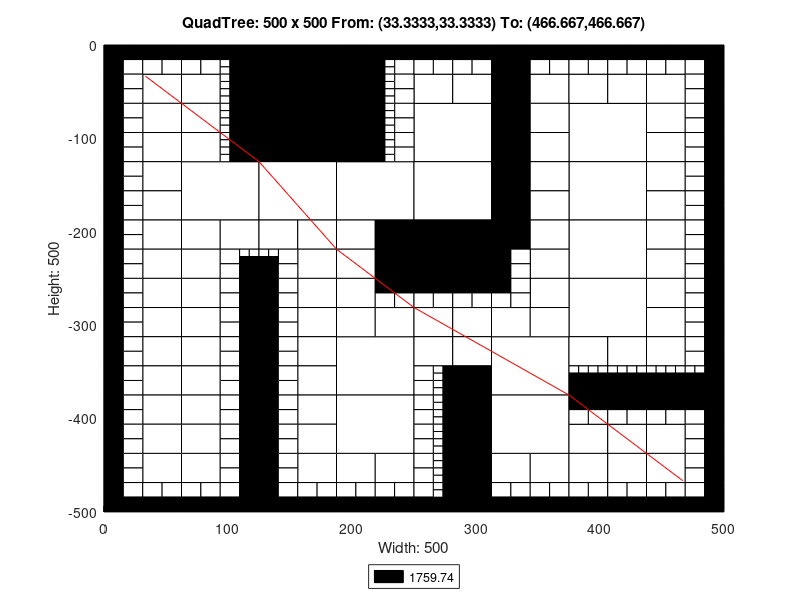

Write the MATLAB code that produced this figure.
axis([0 500 -500 0]);
title('QuadTree: 500 x 500 From: (33.3333,33.3333) To: (466.667,466.667)');
xlabel('Width: 500');
ylabel('Height: 500');
rectangle('Position',[125 -62.5 62.5 62.5], 'FaceColor',[0 0 0]);
rectangle('Position',[125 -125 62.5 62.5], 'FaceColor',[0 0 0]);
rectangle('Position',[62.5 -187.5 62.5 62.5], 'FaceColor',[1 1 1]);
rectangle('Position',[125 -187.5 62.5 62.5], 'FaceColor',[1 1 1]);
rectangle('Position',[187.5 -187.5 62.5 62.5], 'FaceColor',[1 1 1]);
rectangle('Position',[250 -125 62.5 62.5], 'FaceColor',[1 1 1]);
rectangle('Position',[375 -125 62.5 62.5], 'FaceColor',[1 1 1]);
rectangle('Position',[250 -187.5 62.5 62.5], 'FaceColor',[1 1 1]);
rectangle('Position',[250 -250 62.5 62.5], 'FaceColor',[0 0 0]);
rectangle('Position',[375 -187.5 62.5 62.5], 'FaceColor',[1 1 1]);
rectangle('Position',[375 -250 62.5 62.5], 'FaceColor',[1 1 1]);
rectangle('Position',[187.5 -375 62.5 62.5], 'FaceColor',[1 1 1]);
rectangle('Position',[187.5 -437.5 62.5 62.5], 'FaceColor',[1 1 1]);
rectangle('Position',[312.5 -375 62.5 62.5], 'FaceColor',[1 1 1]);
rectangle('Position',[375 -312.5 62.5 62.5], 'FaceColor',[1 1 1]);
rectangle('Position',[312.5 -437.5 62.5 62.5], 'FaceColor',[1 1 1]);
rectangle('Position',[31.25 -62.5 31.25 31.25], 'FaceColor',[1 1 1]);
rectangle('Position',[62.5 -62.5 31.25 31.25], 'FaceColor',[1 1 1]);
rectangle('Position',[31.25 -93.75 31.25 31.25], 'FaceColor',[1 1 1]);
rectangle('Position',[31.25 -125 31.25 31.25], 'FaceColor',[1 1 1]);
rectangle('Position',[62.5 -93.75 31.25 31.25], 'FaceColor',[1 1 1]);
rectangle('Position',[62.5 -125 31.25 31.25], 'FaceColor',[1 1 1]);
rectangle('Position',[187.5 -31.25 31.25 31.25], 'FaceColor',[0 0 0]);
rectangle('Position',[187.5 -62.5 31.25 31.25], 'FaceColor',[0 0 0]);
rectangle('Position',[187.5 -93.75 31.25 31.25], 'FaceColor',[0 0 0]);
rectangle('Position',[187.5 -125 31.25 31.25], 'FaceColor',[0 0 0]);
rectangle('Position',[31.25 -156.25 31.25 31.25], 'FaceColor',[1 1 1]);
rectangle('Position',[31.25 -187.5 31.25 31.25], 'FaceColor',[1 1 1]);
rectangle('Position',[31.25 -218.75 31.25 31.25], 'FaceColor',[1 1 1]);
rectangle('Position',[31.25 -250 31.25 31.25], 'FaceColor',[1 1 1]);
rectangle('Position',[62.5 -218.75 31.25 31.25], 'FaceColor',[1 1 1]);
rectangle('Position',[93.75 -218.75 31.25 31.25], 'FaceColor',[1 1 1]);
rectangle('Position',[62.5 -250 31.25 31.25], 'FaceColor',[1 1 1]);
rectangle('Position',[125 -218.75 31.25 31.25], 'FaceColor',[1 1 1]);
rectangle('Position',[156.25 -218.75 31.25 31.25], 'FaceColor',[1 1 1]);
rectangle('Position',[156.25 -250 31.25 31.25], 'FaceColor',[1 1 1]);
rectangle('Position',[187.5 -218.75 31.25 31.25], 'FaceColor',[1 1 1]);
rectangle('Position',[218.75 -218.75 31.25 31.25], 'FaceColor',[0 0 0]);
rectangle('Position',[187.5 -250 31.25 31.25], 'FaceColor',[1 1 1]);
rectangle('Position',[218.75 -250 31.25 31.25], 'FaceColor',[0 0 0]);
rectangle('Position',[250 -62.5 31.25 31.25], 'FaceColor',[1 1 1]);
rectangle('Position',[281.25 -62.5 31.25 31.25], 'FaceColor',[1 1 1]);
rectangle('Position',[312.5 -31.25 31.25 31.25], 'FaceColor',[0 0 0]);
rectangle('Position',[312.5 -62.5 31.25 31.25], 'FaceColor',[0 0 0]);
rectangle('Position',[343.75 -62.5 31.25 31.25], 'FaceColor',[1 1 1]);
rectangle('Position',[312.5 -93.75 31.25 31.25], 'FaceColor',[0 0 0]);
rectangle('Position',[343.75 -93.75 31.25 31.25], 'FaceColor',[1 1 1]);
rectangle('Position',[312.5 -125 31.25 31.25], 'FaceColor',[0 0 0]);
rectangle('Position',[343.75 -125 31.25 31.25], 'FaceColor',[1 1 1]);
rectangle('Position',[375 -62.5 31.25 31.25], 'FaceColor',[1 1 1]);
rectangle('Position',[406.25 -62.5 31.25 31.25], 'FaceColor',[1 1 1]);
rectangle('Position',[437.5 -62.5 31.25 31.25], 'FaceColor',[1 1 1]);
rectangle('Position',[437.5 -93.75 31.25 31.25], 'FaceColor',[1 1 1]);
rectangle('Position',[437.5 -125 31.25 31.25], 'FaceColor',[1 1 1]);
rectangle('Position',[312.5 -156.25 31.25 31.25], 'FaceColor',[0 0 0]);
rectangle('Position',[343.75 -156.25 31.25 31.25], 'FaceColor',[1 1 1]);
rectangle('Position',[312.5 -187.5 31.25 31.25], 'FaceColor',[0 0 0]);
rectangle('Position',[343.75 -187.5 31.25 31.25], 'FaceColor',[1 1 1]);
rectangle('Position',[312.5 -218.75 31.25 31.25], 'FaceColor',[0 0 0]);
rectangle('Position',[343.75 -218.75 31.25 31.25], 'FaceColor',[1 1 1]);
rectangle('Position',[343.75 -250 31.25 31.25], 'FaceColor',[1 1 1]);
rectangle('Position',[437.5 -156.25 31.25 31.25], 'FaceColor',[1 1 1]);
rectangle('Position',[437.5 -187.5 31.25 31.25], 'FaceColor',[1 1 1]);
rectangle('Position',[437.5 -218.75 31.25 31.25], 'FaceColor',[1 1 1]);
rectangle('Position',[437.5 -250 31.25 31.25], 'FaceColor',[1 1 1]);
rectangle('Position',[31.25 -281.25 31.25 31.25], 'FaceColor',[1 1 1]);
rectangle('Position',[31.25 -312.5 31.25 31.25], 'FaceColor',[1 1 1]);
rectangle('Position',[62.5 -281.25 31.25 31.25], 'FaceColor',[1 1 1]);
rectangle('Position',[62.5 -312.5 31.25 31.25], 'FaceColor',[1 1 1]);
rectangle('Position',[31.25 -343.75 31.25 31.25], 'FaceColor',[1 1 1]);
rectangle('Position',[31.25 -375 31.25 31.25], 'FaceColor',[1 1 1]);
rectangle('Position',[62.5 -343.75 31.25 31.25], 'FaceColor',[1 1 1]);
rectangle('Position',[62.5 -375 31.25 31.25], 'FaceColor',[1 1 1]);
rectangle('Position',[156.25 -281.25 31.25 31.25], 'FaceColor',[1 1 1]);
rectangle('Position',[156.25 -312.5 31.25 31.25], 'FaceColor',[1 1 1]);
rectangle('Position',[187.5 -281.25 31.25 31.25], 'FaceColor',[1 1 1]);
rectangle('Position',[187.5 -312.5 31.25 31.25], 'FaceColor',[1 1 1]);
rectangle('Position',[218.75 -312.5 31.25 31.25], 'FaceColor',[1 1 1]);
rectangle('Position',[156.25 -343.75 31.25 31.25], 'FaceColor',[1 1 1]);
rectangle('Position',[156.25 -375 31.25 31.25], 'FaceColor',[1 1 1]);
rectangle('Position',[31.25 -406.25 31.25 31.25], 'FaceColor',[1 1 1]);
rectangle('Position',[31.25 -437.5 31.25 31.25], 'FaceColor',[1 1 1]);
rectangle('Position',[62.5 -406.25 31.25 31.25], 'FaceColor',[1 1 1]);
rectangle('Position',[62.5 -437.5 31.25 31.25], 'FaceColor',[1 1 1]);
rectangle('Position',[31.25 -468.75 31.25 31.25], 'FaceColor',[1 1 1]);
rectangle('Position',[62.5 -468.75 31.25 31.25], 'FaceColor',[1 1 1]);
rectangle('Position',[156.25 -406.25 31.25 31.25], 'FaceColor',[1 1 1]);
rectangle('Position',[156.25 -437.5 31.25 31.25], 'FaceColor',[1 1 1]);
rectangle('Position',[156.25 -468.75 31.25 31.25], 'FaceColor',[1 1 1]);
rectangle('Position',[187.5 -468.75 31.25 31.25], 'FaceColor',[1 1 1]);
rectangle('Position',[218.75 -468.75 31.25 31.25], 'FaceColor',[1 1 1]);
rectangle('Position',[250 -312.5 31.25 31.25], 'FaceColor',[1 1 1]);
rectangle('Position',[281.25 -312.5 31.25 31.25], 'FaceColor',[1 1 1]);
rectangle('Position',[343.75 -281.25 31.25 31.25], 'FaceColor',[1 1 1]);
rectangle('Position',[312.5 -312.5 31.25 31.25], 'FaceColor',[1 1 1]);
rectangle('Position',[343.75 -312.5 31.25 31.25], 'FaceColor',[1 1 1]);
rectangle('Position',[250 -343.75 31.25 31.25], 'FaceColor',[1 1 1]);
rectangle('Position',[281.25 -343.75 31.25 31.25], 'FaceColor',[1 1 1]);
rectangle('Position',[281.25 -375 31.25 31.25], 'FaceColor',[0 0 0]);
rectangle('Position',[437.5 -281.25 31.25 31.25], 'FaceColor',[1 1 1]);
rectangle('Position',[437.5 -312.5 31.25 31.25], 'FaceColor',[1 1 1]);
rectangle('Position',[375 -343.75 31.25 31.25], 'FaceColor',[1 1 1]);
rectangle('Position',[406.25 -343.75 31.25 31.25], 'FaceColor',[1 1 1]);
rectangle('Position',[437.5 -343.75 31.25 31.25], 'FaceColor',[1 1 1]);
rectangle('Position',[281.25 -406.25 31.25 31.25], 'FaceColor',[0 0 0]);
rectangle('Position',[281.25 -437.5 31.25 31.25], 'FaceColor',[0 0 0]);
rectangle('Position',[281.25 -468.75 31.25 31.25], 'FaceColor',[0 0 0]);
rectangle('Position',[281.25 -500 31.25 31.25], 'FaceColor',[0 0 0]);
rectangle('Position',[312.5 -468.75 31.25 31.25], 'FaceColor',[1 1 1]);
rectangle('Position',[343.75 -468.75 31.25 31.25], 'FaceColor',[1 1 1]);
rectangle('Position',[375 -437.5 31.25 31.25], 'FaceColor',[1 1 1]);
rectangle('Position',[406.25 -437.5 31.25 31.25], 'FaceColor',[1 1 1]);
rectangle('Position',[437.5 -437.5 31.25 31.25], 'FaceColor',[1 1 1]);
rectangle('Position',[375 -468.75 31.25 31.25], 'FaceColor',[1 1 1]);
rectangle('Position',[406.25 -468.75 31.25 31.25], 'FaceColor',[1 1 1]);
rectangle('Position',[437.5 -468.75 31.25 31.25], 'FaceColor',[1 1 1]);
rectangle('Position',[0 -15.625 15.625 15.625], 'FaceColor',[0 0 0]);
rectangle('Position',[15.625 -15.625 15.625 15.625], 'FaceColor',[0 0 0]);
rectangle('Position',[0 -31.25 15.625 15.625], 'FaceColor',[0 0 0]);
rectangle('Position',[15.625 -31.25 15.625 15.625], 'FaceColor',[1 1 1]);
rectangle('Position',[31.25 -15.625 15.625 15.625], 'FaceColor',[0 0 0]);
rectangle('Position',[46.875 -15.625 15.625 15.625], 'FaceColor',[0 0 0]);
rectangle('Position',[31.25 -31.25 15.625 15.625], 'FaceColor',[1 1 1]);
rectangle('Position',[46.875 -31.25 15.625 15.625], 'FaceColor',[1 1 1]);
rectangle('Position',[0 -46.875 15.625 15.625], 'FaceColor',[0 0 0]);
rectangle('Position',[15.625 -46.875 15.625 15.625], 'FaceColor',[1 1 1]);
rectangle('Position',[0 -62.5 15.625 15.625], 'FaceColor',[0 0 0]);
rectangle('Position',[15.625 -62.5 15.625 15.625], 'FaceColor',[1 1 1]);
rectangle('Position',[62.5 -15.625 15.625 15.625], 'FaceColor',[0 0 0]);
rectangle('Position',[78.125 -15.625 15.625 15.625], 'FaceColor',[0 0 0]);
rectangle('Position',[62.5 -31.25 15.625 15.625], 'FaceColor',[1 1 1]);
rectangle('Position',[78.125 -31.25 15.625 15.625], 'FaceColor',[1 1 1]);
rectangle('Position',[93.75 -15.625 15.625 15.625], 'FaceColor',[0 0 0]);
rectangle('Position',[109.375 -15.625 15.625 15.625], 'FaceColor',[0 0 0]);
rectangle('Position',[109.375 -31.25 15.625 15.625], 'FaceColor',[0 0 0]);
rectangle('Position',[109.375 -46.875 15.625 15.625], 'FaceColor',[0 0 0]);
rectangle('Position',[109.375 -62.5 15.625 15.625], 'FaceColor',[0 0 0]);
rectangle('Position',[0 -78.125 15.625 15.625], 'FaceColor',[0 0 0]);
rectangle('Position',[15.625 -78.125 15.625 15.625], 'FaceColor',[1 1 1]);
rectangle('Position',[0 -93.75 15.625 15.625], 'FaceColor',[0 0 0]);
rectangle('Position',[15.625 -93.75 15.625 15.625], 'FaceColor',[1 1 1]);
rectangle('Position',[0 -109.375 15.625 15.625], 'FaceColor',[0 0 0]);
rectangle('Position',[15.625 -109.375 15.625 15.625], 'FaceColor',[1 1 1]);
rectangle('Position',[0 -125 15.625 15.625], 'FaceColor',[0 0 0]);
rectangle('Position',[15.625 -125 15.625 15.625], 'FaceColor',[1 1 1]);
rectangle('Position',[109.375 -78.125 15.625 15.625], 'FaceColor',[0 0 0]);
rectangle('Position',[109.375 -93.75 15.625 15.625], 'FaceColor',[0 0 0]);
rectangle('Position',[109.375 -109.375 15.625 15.625], 'FaceColor',[0 0 0]);
rectangle('Position',[109.375 -125 15.625 15.625], 'FaceColor',[0 0 0]);
rectangle('Position',[218.75 -15.625 15.625 15.625], 'FaceColor',[0 0 0]);
rectangle('Position',[234.375 -15.625 15.625 15.625], 'FaceColor',[0 0 0]);
rectangle('Position',[234.375 -31.25 15.625 15.625], 'FaceColor',[1 1 1]);
rectangle('Position',[234.375 -46.875 15.625 15.625], 'FaceColor',[1 1 1]);
rectangle('Position',[234.375 -62.5 15.625 15.625], 'FaceColor',[1 1 1]);
rectangle('Position',[234.375 -78.125 15.625 15.625], 'FaceColor',[1 1 1]);
rectangle('Position',[234.375 -93.75 15.625 15.625], 'FaceColor',[1 1 1]);
rectangle('Position',[234.375 -109.375 15.625 15.625], 'FaceColor',[1 1 1]);
rectangle('Position',[234.375 -125 15.625 15.625], 'FaceColor',[1 1 1]);
rectangle('Position',[0 -140.625 15.625 15.625], 'FaceColor',[0 0 0]);
rectangle('Position',[15.625 -140.625 15.625 15.625], 'FaceColor',[1 1 1]);
rectangle('Position',[0 -156.25 15.625 15.625], 'FaceColor',[0 0 0]);
rectangle('Position',[15.625 -156.25 15.625 15.625], 'FaceColor',[1 1 1]);
rectangle('Position',[0 -171.875 15.625 15.625], 'FaceColor',[0 0 0]);
rectangle('Position',[15.625 -171.875 15.625 15.625], 'FaceColor',[1 1 1]);
rectangle('Position',[0 -187.5 15.625 15.625], 'FaceColor',[0 0 0]);
rectangle('Position',[15.625 -187.5 15.625 15.625], 'FaceColor',[1 1 1]);
rectangle('Position',[0 -203.125 15.625 15.625], 'FaceColor',[0 0 0]);
rectangle('Position',[15.625 -203.125 15.625 15.625], 'FaceColor',[1 1 1]);
rectangle('Position',[0 -218.75 15.625 15.625], 'FaceColor',[0 0 0]);
rectangle('Position',[15.625 -218.75 15.625 15.625], 'FaceColor',[1 1 1]);
rectangle('Position',[0 -234.375 15.625 15.625], 'FaceColor',[0 0 0]);
rectangle('Position',[15.625 -234.375 15.625 15.625], 'FaceColor',[1 1 1]);
rectangle('Position',[0 -250 15.625 15.625], 'FaceColor',[0 0 0]);
rectangle('Position',[15.625 -250 15.625 15.625], 'FaceColor',[1 1 1]);
rectangle('Position',[93.75 -234.375 15.625 15.625], 'FaceColor',[1 1 1]);
rectangle('Position',[93.75 -250 15.625 15.625], 'FaceColor',[1 1 1]);
rectangle('Position',[109.375 -250 15.625 15.625], 'FaceColor',[0 0 0]);
rectangle('Position',[140.625 -234.375 15.625 15.625], 'FaceColor',[1 1 1]);
rectangle('Position',[125 -250 15.625 15.625], 'FaceColor',[0 0 0]);
rectangle('Position',[140.625 -250 15.625 15.625], 'FaceColor',[1 1 1]);
rectangle('Position',[250 -15.625 15.625 15.625], 'FaceColor',[0 0 0]);
rectangle('Position',[265.625 -15.625 15.625 15.625], 'FaceColor',[0 0 0]);
rectangle('Position',[250 -31.25 15.625 15.625], 'FaceColor',[1 1 1]);
rectangle('Position',[265.625 -31.25 15.625 15.625], 'FaceColor',[1 1 1]);
rectangle('Position',[281.25 -15.625 15.625 15.625], 'FaceColor',[0 0 0]);
rectangle('Position',[296.875 -15.625 15.625 15.625], 'FaceColor',[0 0 0]);
rectangle('Position',[281.25 -31.25 15.625 15.625], 'FaceColor',[1 1 1]);
rectangle('Position',[296.875 -31.25 15.625 15.625], 'FaceColor',[1 1 1]);
rectangle('Position',[343.75 -15.625 15.625 15.625], 'FaceColor',[0 0 0]);
rectangle('Position',[359.375 -15.625 15.625 15.625], 'FaceColor',[0 0 0]);
rectangle('Position',[343.75 -31.25 15.625 15.625], 'FaceColor',[1 1 1]);
rectangle('Position',[359.375 -31.25 15.625 15.625], 'FaceColor',[1 1 1]);
rectangle('Position',[375 -15.625 15.625 15.625], 'FaceColor',[0 0 0]);
rectangle('Position',[390.625 -15.625 15.625 15.625], 'FaceColor',[0 0 0]);
rectangle('Position',[375 -31.25 15.625 15.625], 'FaceColor',[1 1 1]);
rectangle('Position',[390.625 -31.25 15.625 15.625], 'FaceColor',[1 1 1]);
rectangle('Position',[406.25 -15.625 15.625 15.625], 'FaceColor',[0 0 0]);
rectangle('Position',[421.875 -15.625 15.625 15.625], 'FaceColor',[0 0 0]);
rectangle('Position',[406.25 -31.25 15.625 15.625], 'FaceColor',[1 1 1]);
rectangle('Position',[421.875 -31.25 15.625 15.625], 'FaceColor',[1 1 1]);
rectangle('Position',[437.5 -15.625 15.625 15.625], 'FaceColor',[0 0 0]);
rectangle('Position',[453.125 -15.625 15.625 15.625], 'FaceColor',[0 0 0]);
rectangle('Position',[437.5 -31.25 15.625 15.625], 'FaceColor',[1 1 1]);
rectangle('Position',[453.125 -31.25 15.625 15.625], 'FaceColor',[1 1 1]);
rectangle('Position',[468.75 -15.625 15.625 15.625], 'FaceColor',[0 0 0]);
rectangle('Position',[484.375 -15.625 15.625 15.625], 'FaceColor',[0 0 0]);
rectangle('Position',[468.75 -31.25 15.625 15.625], 'FaceColor',[1 1 1]);
rectangle('Position',[484.375 -31.25 15.625 15.625], 'FaceColor',[0 0 0]);
rectangle('Position',[468.75 -46.875 15.625 15.625], 'FaceColor',[1 1 1]);
rectangle('Position',[484.375 -46.875 15.625 15.625], 'FaceColor',[0 0 0]);
rectangle('Position',[468.75 -62.5 15.625 15.625], 'FaceColor',[1 1 1]);
rectangle('Position',[484.375 -62.5 15.625 15.625], 'FaceColor',[0 0 0]);
rectangle('Position',[468.75 -78.125 15.625 15.625], 'FaceColor',[1 1 1]);
rectangle('Position',[484.375 -78.125 15.625 15.625], 'FaceColor',[0 0 0]);
rectangle('Position',[468.75 -93.75 15.625 15.625], 'FaceColor',[1 1 1]);
rectangle('Position',[484.375 -93.75 15.625 15.625], 'FaceColor',[0 0 0]);
rectangle('Position',[468.75 -109.375 15.625 15.625], 'FaceColor',[1 1 1]);
rectangle('Position',[484.375 -109.375 15.625 15.625], 'FaceColor',[0 0 0]);
rectangle('Position',[468.75 -125 15.625 15.625], 'FaceColor',[1 1 1]);
rectangle('Position',[484.375 -125 15.625 15.625], 'FaceColor',[0 0 0]);
rectangle('Position',[312.5 -234.375 15.625 15.625], 'FaceColor',[0 0 0]);
rectangle('Position',[328.125 -234.375 15.625 15.625], 'FaceColor',[1 1 1]);
rectangle('Position',[312.5 -250 15.625 15.625], 'FaceColor',[0 0 0]);
rectangle('Position',[328.125 -250 15.625 15.625], 'FaceColor',[1 1 1]);
rectangle('Position',[468.75 -140.625 15.625 15.625], 'FaceColor',[1 1 1]);
rectangle('Position',[484.375 -140.625 15.625 15.625], 'FaceColor',[0 0 0]);
rectangle('Position',[468.75 -156.25 15.625 15.625], 'FaceColor',[1 1 1]);
rectangle('Position',[484.375 -156.25 15.625 15.625], 'FaceColor',[0 0 0]);
rectangle('Position',[468.75 -171.875 15.625 15.625], 'FaceColor',[1 1 1]);
rectangle('Position',[484.375 -171.875 15.625 15.625], 'FaceColor',[0 0 0]);
rectangle('Position',[468.75 -187.5 15.625 15.625], 'FaceColor',[1 1 1]);
rectangle('Position',[484.375 -187.5 15.625 15.625], 'FaceColor',[0 0 0]);
rectangle('Position',[468.75 -203.125 15.625 15.625], 'FaceColor',[1 1 1]);
rectangle('Position',[484.375 -203.125 15.625 15.625], 'FaceColor',[0 0 0]);
rectangle('Position',[468.75 -218.75 15.625 15.625], 'FaceColor',[1 1 1]);
rectangle('Position',[484.375 -218.75 15.625 15.625], 'FaceColor',[0 0 0]);
rectangle('Position',[468.75 -234.375 15.625 15.625], 'FaceColor',[1 1 1]);
rectangle('Position',[484.375 -234.375 15.625 15.625], 'FaceColor',[0 0 0]);
rectangle('Position',[468.75 -250 15.625 15.625], 'FaceColor',[1 1 1]);
rectangle('Position',[484.375 -250 15.625 15.625], 'FaceColor',[0 0 0]);
rectangle('Position',[0 -265.625 15.625 15.625], 'FaceColor',[0 0 0]);
rectangle('Position',[15.625 -265.625 15.625 15.625], 'FaceColor',[1 1 1]);
rectangle('Position',[0 -281.25 15.625 15.625], 'FaceColor',[0 0 0]);
rectangle('Position',[15.625 -281.25 15.625 15.625], 'FaceColor',[1 1 1]);
rectangle('Position',[0 -296.875 15.625 15.625], 'FaceColor',[0 0 0]);
rectangle('Position',[15.625 -296.875 15.625 15.625], 'FaceColor',[1 1 1]);
rectangle('Position',[0 -312.5 15.625 15.625], 'FaceColor',[0 0 0]);
rectangle('Position',[15.625 -312.5 15.625 15.625], 'FaceColor',[1 1 1]);
rectangle('Position',[93.75 -265.625 15.625 15.625], 'FaceColor',[1 1 1]);
rectangle('Position',[109.375 -265.625 15.625 15.625], 'FaceColor',[0 0 0]);
rectangle('Position',[93.75 -281.25 15.625 15.625], 'FaceColor',[1 1 1]);
rectangle('Position',[109.375 -281.25 15.625 15.625], 'FaceColor',[0 0 0]);
rectangle('Position',[93.75 -296.875 15.625 15.625], 'FaceColor',[1 1 1]);
rectangle('Position',[109.375 -296.875 15.625 15.625], 'FaceColor',[0 0 0]);
rectangle('Position',[93.75 -312.5 15.625 15.625], 'FaceColor',[1 1 1]);
rectangle('Position',[109.375 -312.5 15.625 15.625], 'FaceColor',[0 0 0]);
rectangle('Position',[0 -328.125 15.625 15.625], 'FaceColor',[0 0 0]);
rectangle('Position',[15.625 -328.125 15.625 15.625], 'FaceColor',[1 1 1]);
rectangle('Position',[0 -343.75 15.625 15.625], 'FaceColor',[0 0 0]);
rectangle('Position',[15.625 -343.75 15.625 15.625], 'FaceColor',[1 1 1]);
rectangle('Position',[0 -359.375 15.625 15.625], 'FaceColor',[0 0 0]);
rectangle('Position',[15.625 -359.375 15.625 15.625], 'FaceColor',[1 1 1]);
rectangle('Position',[0 -375 15.625 15.625], 'FaceColor',[0 0 0]);
rectangle('Position',[15.625 -375 15.625 15.625], 'FaceColor',[1 1 1]);
rectangle('Position',[93.75 -328.125 15.625 15.625], 'FaceColor',[1 1 1]);
rectangle('Position',[109.375 -328.125 15.625 15.625], 'FaceColor',[0 0 0]);
rectangle('Position',[93.75 -343.75 15.625 15.625], 'FaceColor',[1 1 1]);
rectangle('Position',[109.375 -343.75 15.625 15.625], 'FaceColor',[0 0 0]);
rectangle('Position',[93.75 -359.375 15.625 15.625], 'FaceColor',[1 1 1]);
rectangle('Position',[109.375 -359.375 15.625 15.625], 'FaceColor',[0 0 0]);
rectangle('Position',[93.75 -375 15.625 15.625], 'FaceColor',[1 1 1]);
rectangle('Position',[109.375 -375 15.625 15.625], 'FaceColor',[0 0 0]);
rectangle('Position',[125 -265.625 15.625 15.625], 'FaceColor',[0 0 0]);
rectangle('Position',[140.625 -265.625 15.625 15.625], 'FaceColor',[1 1 1]);
rectangle('Position',[125 -281.25 15.625 15.625], 'FaceColor',[0 0 0]);
rectangle('Position',[140.625 -281.25 15.625 15.625], 'FaceColor',[1 1 1]);
rectangle('Position',[125 -296.875 15.625 15.625], 'FaceColor',[0 0 0]);
rectangle('Position',[140.625 -296.875 15.625 15.625], 'FaceColor',[1 1 1]);
rectangle('Position',[125 -312.5 15.625 15.625], 'FaceColor',[0 0 0]);
rectangle('Position',[140.625 -312.5 15.625 15.625], 'FaceColor',[1 1 1]);
rectangle('Position',[218.75 -265.625 15.625 15.625], 'FaceColor',[0 0 0]);
rectangle('Position',[234.375 -265.625 15.625 15.625], 'FaceColor',[0 0 0]);
rectangle('Position',[218.75 -281.25 15.625 15.625], 'FaceColor',[1 1 1]);
rectangle('Position',[234.375 -281.25 15.625 15.625], 'FaceColor',[1 1 1]);
rectangle('Position',[125 -328.125 15.625 15.625], 'FaceColor',[0 0 0]);
rectangle('Position',[140.625 -328.125 15.625 15.625], 'FaceColor',[1 1 1]);
rectangle('Position',[125 -343.75 15.625 15.625], 'FaceColor',[0 0 0]);
rectangle('Position',[140.625 -343.75 15.625 15.625], 'FaceColor',[1 1 1]);
rectangle('Position',[125 -359.375 15.625 15.625], 'FaceColor',[0 0 0]);
rectangle('Position',[140.625 -359.375 15.625 15.625], 'FaceColor',[1 1 1]);
rectangle('Position',[125 -375 15.625 15.625], 'FaceColor',[0 0 0]);
rectangle('Position',[140.625 -375 15.625 15.625], 'FaceColor',[1 1 1]);
rectangle('Position',[0 -390.625 15.625 15.625], 'FaceColor',[0 0 0]);
rectangle('Position',[15.625 -390.625 15.625 15.625], 'FaceColor',[1 1 1]);
rectangle('Position',[0 -406.25 15.625 15.625], 'FaceColor',[0 0 0]);
rectangle('Position',[15.625 -406.25 15.625 15.625], 'FaceColor',[1 1 1]);
rectangle('Position',[0 -421.875 15.625 15.625], 'FaceColor',[0 0 0]);
rectangle('Position',[15.625 -421.875 15.625 15.625], 'FaceColor',[1 1 1]);
rectangle('Position',[0 -437.5 15.625 15.625], 'FaceColor',[0 0 0]);
rectangle('Position',[15.625 -437.5 15.625 15.625], 'FaceColor',[1 1 1]);
rectangle('Position',[93.75 -390.625 15.625 15.625], 'FaceColor',[1 1 1]);
rectangle('Position',[109.375 -390.625 15.625 15.625], 'FaceColor',[0 0 0]);
rectangle('Position',[93.75 -406.25 15.625 15.625], 'FaceColor',[1 1 1]);
rectangle('Position',[109.375 -406.25 15.625 15.625], 'FaceColor',[0 0 0]);
rectangle('Position',[93.75 -421.875 15.625 15.625], 'FaceColor',[1 1 1]);
rectangle('Position',[109.375 -421.875 15.625 15.625], 'FaceColor',[0 0 0]);
rectangle('Position',[93.75 -437.5 15.625 15.625], 'FaceColor',[1 1 1]);
rectangle('Position',[109.375 -437.5 15.625 15.625], 'FaceColor',[0 0 0]);
rectangle('Position',[0 -453.125 15.625 15.625], 'FaceColor',[0 0 0]);
rectangle('Position',[15.625 -453.125 15.625 15.625], 'FaceColor',[1 1 1]);
rectangle('Position',[0 -468.75 15.625 15.625], 'FaceColor',[0 0 0]);
rectangle('Position',[15.625 -468.75 15.625 15.625], 'FaceColor',[1 1 1]);
rectangle('Position',[0 -484.375 15.625 15.625], 'FaceColor',[0 0 0]);
rectangle('Position',[15.625 -484.375 15.625 15.625], 'FaceColor',[1 1 1]);
rectangle('Position',[0 -500 15.625 15.625], 'FaceColor',[0 0 0]);
rectangle('Position',[15.625 -500 15.625 15.625], 'FaceColor',[0 0 0]);
rectangle('Position',[31.25 -484.375 15.625 15.625], 'FaceColor',[1 1 1]);
rectangle('Position',[46.875 -484.375 15.625 15.625], 'FaceColor',[1 1 1]);
rectangle('Position',[31.25 -500 15.625 15.625], 'FaceColor',[0 0 0]);
rectangle('Position',[46.875 -500 15.625 15.625], 'FaceColor',[0 0 0]);
rectangle('Position',[93.75 -453.125 15.625 15.625], 'FaceColor',[1 1 1]);
rectangle('Position',[109.375 -453.125 15.625 15.625], 'FaceColor',[0 0 0]);
rectangle('Position',[93.75 -468.75 15.625 15.625], 'FaceColor',[1 1 1]);
rectangle('Position',[109.375 -468.75 15.625 15.625], 'FaceColor',[0 0 0]);
rectangle('Position',[62.5 -484.375 15.625 15.625], 'FaceColor',[1 1 1]);
rectangle('Position',[78.125 -484.375 15.625 15.625], 'FaceColor',[1 1 1]);
rectangle('Position',[62.5 -500 15.625 15.625], 'FaceColor',[0 0 0]);
rectangle('Position',[78.125 -500 15.625 15.625], 'FaceColor',[0 0 0]);
rectangle('Position',[93.75 -484.375 15.625 15.625], 'FaceColor',[1 1 1]);
rectangle('Position',[109.375 -484.375 15.625 15.625], 'FaceColor',[0 0 0]);
rectangle('Position',[93.75 -500 15.625 15.625], 'FaceColor',[0 0 0]);
rectangle('Position',[109.375 -500 15.625 15.625], 'FaceColor',[0 0 0]);
rectangle('Position',[125 -390.625 15.625 15.625], 'FaceColor',[0 0 0]);
rectangle('Position',[140.625 -390.625 15.625 15.625], 'FaceColor',[1 1 1]);
rectangle('Position',[125 -406.25 15.625 15.625], 'FaceColor',[0 0 0]);
rectangle('Position',[140.625 -406.25 15.625 15.625], 'FaceColor',[1 1 1]);
rectangle('Position',[125 -421.875 15.625 15.625], 'FaceColor',[0 0 0]);
rectangle('Position',[140.625 -421.875 15.625 15.625], 'FaceColor',[1 1 1]);
rectangle('Position',[125 -437.5 15.625 15.625], 'FaceColor',[0 0 0]);
rectangle('Position',[140.625 -437.5 15.625 15.625], 'FaceColor',[1 1 1]);
rectangle('Position',[125 -453.125 15.625 15.625], 'FaceColor',[0 0 0]);
rectangle('Position',[140.625 -453.125 15.625 15.625], 'FaceColor',[1 1 1]);
rectangle('Position',[125 -468.75 15.625 15.625], 'FaceColor',[0 0 0]);
rectangle('Position',[140.625 -468.75 15.625 15.625], 'FaceColor',[1 1 1]);
rectangle('Position',[125 -484.375 15.625 15.625], 'FaceColor',[0 0 0]);
rectangle('Position',[140.625 -484.375 15.625 15.625], 'FaceColor',[1 1 1]);
rectangle('Position',[125 -500 15.625 15.625], 'FaceColor',[0 0 0]);
rectangle('Position',[140.625 -500 15.625 15.625], 'FaceColor',[0 0 0]);
rectangle('Position',[156.25 -484.375 15.625 15.625], 'FaceColor',[1 1 1]);
rectangle('Position',[171.875 -484.375 15.625 15.625], 'FaceColor',[1 1 1]);
rectangle('Position',[156.25 -500 15.625 15.625], 'FaceColor',[0 0 0]);
rectangle('Position',[171.875 -500 15.625 15.625], 'FaceColor',[0 0 0]);
rectangle('Position',[187.5 -484.375 15.625 15.625], 'FaceColor',[1 1 1]);
rectangle('Position',[203.125 -484.375 15.625 15.625], 'FaceColor',[1 1 1]);
rectangle('Position',[187.5 -500 15.625 15.625], 'FaceColor',[0 0 0]);
rectangle('Position',[203.125 -500 15.625 15.625], 'FaceColor',[0 0 0]);
rectangle('Position',[218.75 -484.375 15.625 15.625], 'FaceColor',[1 1 1]);
rectangle('Position',[234.375 -484.375 15.625 15.625], 'FaceColor',[1 1 1]);
rectangle('Position',[218.75 -500 15.625 15.625], 'FaceColor',[0 0 0]);
rectangle('Position',[234.375 -500 15.625 15.625], 'FaceColor',[0 0 0]);
rectangle('Position',[250 -265.625 15.625 15.625], 'FaceColor',[0 0 0]);
rectangle('Position',[265.625 -265.625 15.625 15.625], 'FaceColor',[0 0 0]);
rectangle('Position',[250 -281.25 15.625 15.625], 'FaceColor',[1 1 1]);
rectangle('Position',[265.625 -281.25 15.625 15.625], 'FaceColor',[1 1 1]);
rectangle('Position',[281.25 -265.625 15.625 15.625], 'FaceColor',[0 0 0]);
rectangle('Position',[296.875 -265.625 15.625 15.625], 'FaceColor',[0 0 0]);
rectangle('Position',[281.25 -281.25 15.625 15.625], 'FaceColor',[1 1 1]);
rectangle('Position',[296.875 -281.25 15.625 15.625], 'FaceColor',[1 1 1]);
rectangle('Position',[312.5 -265.625 15.625 15.625], 'FaceColor',[0 0 0]);
rectangle('Position',[328.125 -265.625 15.625 15.625], 'FaceColor',[1 1 1]);
rectangle('Position',[312.5 -281.25 15.625 15.625], 'FaceColor',[1 1 1]);
rectangle('Position',[328.125 -281.25 15.625 15.625], 'FaceColor',[1 1 1]);
rectangle('Position',[250 -359.375 15.625 15.625], 'FaceColor',[1 1 1]);
rectangle('Position',[250 -375 15.625 15.625], 'FaceColor',[1 1 1]);
rectangle('Position',[468.75 -265.625 15.625 15.625], 'FaceColor',[1 1 1]);
rectangle('Position',[484.375 -265.625 15.625 15.625], 'FaceColor',[0 0 0]);
rectangle('Position',[468.75 -281.25 15.625 15.625], 'FaceColor',[1 1 1]);
rectangle('Position',[484.375 -281.25 15.625 15.625], 'FaceColor',[0 0 0]);
rectangle('Position',[468.75 -296.875 15.625 15.625], 'FaceColor',[1 1 1]);
rectangle('Position',[484.375 -296.875 15.625 15.625], 'FaceColor',[0 0 0]);
rectangle('Position',[468.75 -312.5 15.625 15.625], 'FaceColor',[1 1 1]);
rectangle('Position',[484.375 -312.5 15.625 15.625], 'FaceColor',[0 0 0]);
rectangle('Position',[375 -375 15.625 15.625], 'FaceColor',[0 0 0]);
rectangle('Position',[390.625 -375 15.625 15.625], 'FaceColor',[0 0 0]);
rectangle('Position',[406.25 -375 15.625 15.625], 'FaceColor',[0 0 0]);
rectangle('Position',[421.875 -375 15.625 15.625], 'FaceColor',[0 0 0]);
rectangle('Position',[468.75 -328.125 15.625 15.625], 'FaceColor',[1 1 1]);
rectangle('Position',[484.375 -328.125 15.625 15.625], 'FaceColor',[0 0 0]);
rectangle('Position',[468.75 -343.75 15.625 15.625], 'FaceColor',[1 1 1]);
rectangle('Position',[484.375 -343.75 15.625 15.625], 'FaceColor',[0 0 0]);
rectangle('Position',[437.5 -375 15.625 15.625], 'FaceColor',[0 0 0]);
rectangle('Position',[453.125 -375 15.625 15.625], 'FaceColor',[0 0 0]);
rectangle('Position',[484.375 -359.375 15.625 15.625], 'FaceColor',[0 0 0]);
rectangle('Position',[468.75 -375 15.625 15.625], 'FaceColor',[0 0 0]);
rectangle('Position',[484.375 -375 15.625 15.625], 'FaceColor',[0 0 0]);
rectangle('Position',[250 -390.625 15.625 15.625], 'FaceColor',[1 1 1]);
rectangle('Position',[250 -406.25 15.625 15.625], 'FaceColor',[1 1 1]);
rectangle('Position',[250 -421.875 15.625 15.625], 'FaceColor',[1 1 1]);
rectangle('Position',[250 -437.5 15.625 15.625], 'FaceColor',[1 1 1]);
rectangle('Position',[250 -453.125 15.625 15.625], 'FaceColor',[1 1 1]);
rectangle('Position',[250 -468.75 15.625 15.625], 'FaceColor',[1 1 1]);
rectangle('Position',[250 -484.375 15.625 15.625], 'FaceColor',[1 1 1]);
rectangle('Position',[250 -500 15.625 15.625], 'FaceColor',[0 0 0]);
rectangle('Position',[265.625 -500 15.625 15.625], 'FaceColor',[0 0 0]);
rectangle('Position',[312.5 -484.375 15.625 15.625], 'FaceColor',[1 1 1]);
rectangle('Position',[328.125 -484.375 15.625 15.625], 'FaceColor',[1 1 1]);
rectangle('Position',[312.5 -500 15.625 15.625], 'FaceColor',[0 0 0]);
rectangle('Position',[328.125 -500 15.625 15.625], 'FaceColor',[0 0 0]);
rectangle('Position',[343.75 -484.375 15.625 15.625], 'FaceColor',[1 1 1]);
rectangle('Position',[359.375 -484.375 15.625 15.625], 'FaceColor',[1 1 1]);
rectangle('Position',[343.75 -500 15.625 15.625], 'FaceColor',[0 0 0]);
rectangle('Position',[359.375 -500 15.625 15.625], 'FaceColor',[0 0 0]);
rectangle('Position',[375 -390.625 15.625 15.625], 'FaceColor',[0 0 0]);
rectangle('Position',[390.625 -390.625 15.625 15.625], 'FaceColor',[0 0 0]);
rectangle('Position',[375 -406.25 15.625 15.625], 'FaceColor',[1 1 1]);
rectangle('Position',[390.625 -406.25 15.625 15.625], 'FaceColor',[1 1 1]);
rectangle('Position',[406.25 -390.625 15.625 15.625], 'FaceColor',[0 0 0]);
rectangle('Position',[421.875 -390.625 15.625 15.625], 'FaceColor',[0 0 0]);
rectangle('Position',[406.25 -406.25 15.625 15.625], 'FaceColor',[1 1 1]);
rectangle('Position',[421.875 -406.25 15.625 15.625], 'FaceColor',[1 1 1]);
rectangle('Position',[437.5 -390.625 15.625 15.625], 'FaceColor',[0 0 0]);
rectangle('Position',[453.125 -390.625 15.625 15.625], 'FaceColor',[0 0 0]);
rectangle('Position',[437.5 -406.25 15.625 15.625], 'FaceColor',[1 1 1]);
rectangle('Position',[453.125 -406.25 15.625 15.625], 'FaceColor',[1 1 1]);
rectangle('Position',[468.75 -390.625 15.625 15.625], 'FaceColor',[0 0 0]);
rectangle('Position',[484.375 -390.625 15.625 15.625], 'FaceColor',[0 0 0]);
rectangle('Position',[468.75 -406.25 15.625 15.625], 'FaceColor',[1 1 1]);
rectangle('Position',[484.375 -406.25 15.625 15.625], 'FaceColor',[0 0 0]);
rectangle('Position',[468.75 -421.875 15.625 15.625], 'FaceColor',[1 1 1]);
rectangle('Position',[484.375 -421.875 15.625 15.625], 'FaceColor',[0 0 0]);
rectangle('Position',[468.75 -437.5 15.625 15.625], 'FaceColor',[1 1 1]);
rectangle('Position',[484.375 -437.5 15.625 15.625], 'FaceColor',[0 0 0]);
rectangle('Position',[375 -484.375 15.625 15.625], 'FaceColor',[1 1 1]);
rectangle('Position',[390.625 -484.375 15.625 15.625], 'FaceColor',[1 1 1]);
rectangle('Position',[375 -500 15.625 15.625], 'FaceColor',[0 0 0]);
rectangle('Position',[390.625 -500 15.625 15.625], 'FaceColor',[0 0 0]);
rectangle('Position',[406.25 -484.375 15.625 15.625], 'FaceColor',[1 1 1]);
rectangle('Position',[421.875 -484.375 15.625 15.625], 'FaceColor',[1 1 1]);
rectangle('Position',[406.25 -500 15.625 15.625], 'FaceColor',[0 0 0]);
rectangle('Position',[421.875 -500 15.625 15.625], 'FaceColor',[0 0 0]);
rectangle('Position',[468.75 -453.125 15.625 15.625], 'FaceColor',[1 1 1]);
rectangle('Position',[484.375 -453.125 15.625 15.625], 'FaceColor',[0 0 0]);
rectangle('Position',[468.75 -468.75 15.625 15.625], 'FaceColor',[1 1 1]);
rectangle('Position',[484.375 -468.75 15.625 15.625], 'FaceColor',[0 0 0]);
rectangle('Position',[437.5 -484.375 15.625 15.625], 'FaceColor',[1 1 1]);
rectangle('Position',[453.125 -484.375 15.625 15.625], 'FaceColor',[1 1 1]);
rectangle('Position',[437.5 -500 15.625 15.625], 'FaceColor',[0 0 0]);
rectangle('Position',[453.125 -500 15.625 15.625], 'FaceColor',[0 0 0]);
rectangle('Position',[468.75 -484.375 15.625 15.625], 'FaceColor',[1 1 1]);
rectangle('Position',[484.375 -484.375 15.625 15.625], 'FaceColor',[0 0 0]);
rectangle('Position',[468.75 -500 15.625 15.625], 'FaceColor',[0 0 0]);
rectangle('Position',[484.375 -500 15.625 15.625], 'FaceColor',[0 0 0]);
rectangle('Position',[93.75 -23.4375 7.8125 7.8125], 'FaceColor',[1 1 1]);
rectangle('Position',[101.562 -23.4375 7.8125 7.8125], 'FaceColor',[0 0 0]);
rectangle('Position',[93.75 -31.25 7.8125 7.8125], 'FaceColor',[1 1 1]);
rectangle('Position',[101.562 -31.25 7.8125 7.8125], 'FaceColor',[0 0 0]);
rectangle('Position',[93.75 -39.0625 7.8125 7.8125], 'FaceColor',[1 1 1]);
rectangle('Position',[101.562 -39.0625 7.8125 7.8125], 'FaceColor',[0 0 0]);
rectangle('Position',[93.75 -46.875 7.8125 7.8125], 'FaceColor',[1 1 1]);
rectangle('Position',[101.562 -46.875 7.8125 7.8125], 'FaceColor',[0 0 0]);
rectangle('Position',[93.75 -54.6875 7.8125 7.8125], 'FaceColor',[1 1 1]);
rectangle('Position',[101.562 -54.6875 7.8125 7.8125], 'FaceColor',[0 0 0]);
rectangle('Position',[93.75 -62.5 7.8125 7.8125], 'FaceColor',[1 1 1]);
rectangle('Position',[101.562 -62.5 7.8125 7.8125], 'FaceColor',[0 0 0]);
rectangle('Position',[93.75 -70.3125 7.8125 7.8125], 'FaceColor',[1 1 1]);
rectangle('Position',[101.562 -70.3125 7.8125 7.8125], 'FaceColor',[0 0 0]);
rectangle('Position',[93.75 -78.125 7.8125 7.8125], 'FaceColor',[1 1 1]);
rectangle('Position',[101.562 -78.125 7.8125 7.8125], 'FaceColor',[0 0 0]);
rectangle('Position',[93.75 -85.9375 7.8125 7.8125], 'FaceColor',[1 1 1]);
rectangle('Position',[101.562 -85.9375 7.8125 7.8125], 'FaceColor',[0 0 0]);
rectangle('Position',[93.75 -93.75 7.8125 7.8125], 'FaceColor',[1 1 1]);
rectangle('Position',[101.562 -93.75 7.8125 7.8125], 'FaceColor',[0 0 0]);
rectangle('Position',[93.75 -101.562 7.8125 7.8125], 'FaceColor',[1 1 1]);
rectangle('Position',[101.562 -101.562 7.8125 7.8125], 'FaceColor',[0 0 0]);
rectangle('Position',[93.75 -109.375 7.8125 7.8125], 'FaceColor',[1 1 1]);
rectangle('Position',[101.562 -109.375 7.8125 7.8125], 'FaceColor',[0 0 0]);
rectangle('Position',[93.75 -117.188 7.8125 7.8125], 'FaceColor',[1 1 1]);
rectangle('Position',[101.562 -117.188 7.8125 7.8125], 'FaceColor',[0 0 0]);
rectangle('Position',[93.75 -125 7.8125 7.8125], 'FaceColor',[1 1 1]);
rectangle('Position',[101.562 -125 7.8125 7.8125], 'FaceColor',[0 0 0]);
rectangle('Position',[218.75 -23.4375 7.8125 7.8125], 'FaceColor',[0 0 0]);
rectangle('Position',[226.562 -23.4375 7.8125 7.8125], 'FaceColor',[1 1 1]);
rectangle('Position',[218.75 -31.25 7.8125 7.8125], 'FaceColor',[0 0 0]);
rectangle('Position',[226.562 -31.25 7.8125 7.8125], 'FaceColor',[1 1 1]);
rectangle('Position',[218.75 -39.0625 7.8125 7.8125], 'FaceColor',[0 0 0]);
rectangle('Position',[226.562 -39.0625 7.8125 7.8125], 'FaceColor',[1 1 1]);
rectangle('Position',[218.75 -46.875 7.8125 7.8125], 'FaceColor',[0 0 0]);
rectangle('Position',[226.562 -46.875 7.8125 7.8125], 'FaceColor',[1 1 1]);
rectangle('Position',[218.75 -54.6875 7.8125 7.8125], 'FaceColor',[0 0 0]);
rectangle('Position',[226.562 -54.6875 7.8125 7.8125], 'FaceColor',[1 1 1]);
rectangle('Position',[218.75 -62.5 7.8125 7.8125], 'FaceColor',[0 0 0]);
rectangle('Position',[226.562 -62.5 7.8125 7.8125], 'FaceColor',[1 1 1]);
rectangle('Position',[218.75 -70.3125 7.8125 7.8125], 'FaceColor',[0 0 0]);
rectangle('Position',[226.562 -70.3125 7.8125 7.8125], 'FaceColor',[1 1 1]);
rectangle('Position',[218.75 -78.125 7.8125 7.8125], 'FaceColor',[0 0 0]);
rectangle('Position',[226.562 -78.125 7.8125 7.8125], 'FaceColor',[1 1 1]);
rectangle('Position',[218.75 -85.9375 7.8125 7.8125], 'FaceColor',[0 0 0]);
rectangle('Position',[226.562 -85.9375 7.8125 7.8125], 'FaceColor',[1 1 1]);
rectangle('Position',[218.75 -93.75 7.8125 7.8125], 'FaceColor',[0 0 0]);
rectangle('Position',[226.562 -93.75 7.8125 7.8125], 'FaceColor',[1 1 1]);
rectangle('Position',[218.75 -101.562 7.8125 7.8125], 'FaceColor',[0 0 0]);
rectangle('Position',[226.562 -101.562 7.8125 7.8125], 'FaceColor',[1 1 1]);
rectangle('Position',[218.75 -109.375 7.8125 7.8125], 'FaceColor',[0 0 0]);
rectangle('Position',[226.562 -109.375 7.8125 7.8125], 'FaceColor',[1 1 1]);
rectangle('Position',[218.75 -117.188 7.8125 7.8125], 'FaceColor',[0 0 0]);
rectangle('Position',[226.562 -117.188 7.8125 7.8125], 'FaceColor',[1 1 1]);
rectangle('Position',[218.75 -125 7.8125 7.8125], 'FaceColor',[0 0 0]);
rectangle('Position',[226.562 -125 7.8125 7.8125], 'FaceColor',[1 1 1]);
rectangle('Position',[109.375 -226.562 7.8125 7.8125], 'FaceColor',[1 1 1]);
rectangle('Position',[117.188 -226.562 7.8125 7.8125], 'FaceColor',[1 1 1]);
rectangle('Position',[109.375 -234.375 7.8125 7.8125], 'FaceColor',[0 0 0]);
rectangle('Position',[117.188 -234.375 7.8125 7.8125], 'FaceColor',[0 0 0]);
rectangle('Position',[125 -226.562 7.8125 7.8125], 'FaceColor',[1 1 1]);
rectangle('Position',[132.812 -226.562 7.8125 7.8125], 'FaceColor',[1 1 1]);
rectangle('Position',[125 -234.375 7.8125 7.8125], 'FaceColor',[0 0 0]);
rectangle('Position',[132.812 -234.375 7.8125 7.8125], 'FaceColor',[0 0 0]);
rectangle('Position',[265.625 -351.562 7.8125 7.8125], 'FaceColor',[1 1 1]);
rectangle('Position',[273.438 -351.562 7.8125 7.8125], 'FaceColor',[0 0 0]);
rectangle('Position',[265.625 -359.375 7.8125 7.8125], 'FaceColor',[1 1 1]);
rectangle('Position',[273.438 -359.375 7.8125 7.8125], 'FaceColor',[0 0 0]);
rectangle('Position',[265.625 -367.188 7.8125 7.8125], 'FaceColor',[1 1 1]);
rectangle('Position',[273.438 -367.188 7.8125 7.8125], 'FaceColor',[0 0 0]);
rectangle('Position',[265.625 -375 7.8125 7.8125], 'FaceColor',[1 1 1]);
rectangle('Position',[273.438 -375 7.8125 7.8125], 'FaceColor',[0 0 0]);
rectangle('Position',[375 -351.562 7.8125 7.8125], 'FaceColor',[1 1 1]);
rectangle('Position',[382.812 -351.562 7.8125 7.8125], 'FaceColor',[1 1 1]);
rectangle('Position',[375 -359.375 7.8125 7.8125], 'FaceColor',[0 0 0]);
rectangle('Position',[382.812 -359.375 7.8125 7.8125], 'FaceColor',[0 0 0]);
rectangle('Position',[390.625 -351.562 7.8125 7.8125], 'FaceColor',[1 1 1]);
rectangle('Position',[398.438 -351.562 7.8125 7.8125], 'FaceColor',[1 1 1]);
rectangle('Position',[390.625 -359.375 7.8125 7.8125], 'FaceColor',[0 0 0]);
rectangle('Position',[398.438 -359.375 7.8125 7.8125], 'FaceColor',[0 0 0]);
rectangle('Position',[406.25 -351.562 7.8125 7.8125], 'FaceColor',[1 1 1]);
rectangle('Position',[414.062 -351.562 7.8125 7.8125], 'FaceColor',[1 1 1]);
rectangle('Position',[406.25 -359.375 7.8125 7.8125], 'FaceColor',[0 0 0]);
rectangle('Position',[414.062 -359.375 7.8125 7.8125], 'FaceColor',[0 0 0]);
rectangle('Position',[421.875 -351.562 7.8125 7.8125], 'FaceColor',[1 1 1]);
rectangle('Position',[429.688 -351.562 7.8125 7.8125], 'FaceColor',[1 1 1]);
rectangle('Position',[421.875 -359.375 7.8125 7.8125], 'FaceColor',[0 0 0]);
rectangle('Position',[429.688 -359.375 7.8125 7.8125], 'FaceColor',[0 0 0]);
rectangle('Position',[437.5 -351.562 7.8125 7.8125], 'FaceColor',[1 1 1]);
rectangle('Position',[445.312 -351.562 7.8125 7.8125], 'FaceColor',[1 1 1]);
rectangle('Position',[437.5 -359.375 7.8125 7.8125], 'FaceColor',[0 0 0]);
rectangle('Position',[445.312 -359.375 7.8125 7.8125], 'FaceColor',[0 0 0]);
rectangle('Position',[453.125 -351.562 7.8125 7.8125], 'FaceColor',[1 1 1]);
rectangle('Position',[460.938 -351.562 7.8125 7.8125], 'FaceColor',[1 1 1]);
rectangle('Position',[453.125 -359.375 7.8125 7.8125], 'FaceColor',[0 0 0]);
rectangle('Position',[460.938 -359.375 7.8125 7.8125], 'FaceColor',[0 0 0]);
rectangle('Position',[468.75 -351.562 7.8125 7.8125], 'FaceColor',[1 1 1]);
rectangle('Position',[476.562 -351.562 7.8125 7.8125], 'FaceColor',[1 1 1]);
rectangle('Position',[468.75 -359.375 7.8125 7.8125], 'FaceColor',[0 0 0]);
rectangle('Position',[476.562 -359.375 7.8125 7.8125], 'FaceColor',[0 0 0]);
rectangle('Position',[265.625 -382.812 7.8125 7.8125], 'FaceColor',[1 1 1]);
rectangle('Position',[273.438 -382.812 7.8125 7.8125], 'FaceColor',[0 0 0]);
rectangle('Position',[265.625 -390.625 7.8125 7.8125], 'FaceColor',[1 1 1]);
rectangle('Position',[273.438 -390.625 7.8125 7.8125], 'FaceColor',[0 0 0]);
rectangle('Position',[265.625 -398.438 7.8125 7.8125], 'FaceColor',[1 1 1]);
rectangle('Position',[273.438 -398.438 7.8125 7.8125], 'FaceColor',[0 0 0]);
rectangle('Position',[265.625 -406.25 7.8125 7.8125], 'FaceColor',[1 1 1]);
rectangle('Position',[273.438 -406.25 7.8125 7.8125], 'FaceColor',[0 0 0]);
rectangle('Position',[265.625 -414.062 7.8125 7.8125], 'FaceColor',[1 1 1]);
rectangle('Position',[273.438 -414.062 7.8125 7.8125], 'FaceColor',[0 0 0]);
rectangle('Position',[265.625 -421.875 7.8125 7.8125], 'FaceColor',[1 1 1]);
rectangle('Position',[273.438 -421.875 7.8125 7.8125], 'FaceColor',[0 0 0]);
rectangle('Position',[265.625 -429.688 7.8125 7.8125], 'FaceColor',[1 1 1]);
rectangle('Position',[273.438 -429.688 7.8125 7.8125], 'FaceColor',[0 0 0]);
rectangle('Position',[265.625 -437.5 7.8125 7.8125], 'FaceColor',[1 1 1]);
rectangle('Position',[273.438 -437.5 7.8125 7.8125], 'FaceColor',[0 0 0]);
rectangle('Position',[265.625 -445.312 7.8125 7.8125], 'FaceColor',[1 1 1]);
rectangle('Position',[273.438 -445.312 7.8125 7.8125], 'FaceColor',[0 0 0]);
rectangle('Position',[265.625 -453.125 7.8125 7.8125], 'FaceColor',[1 1 1]);
rectangle('Position',[273.438 -453.125 7.8125 7.8125], 'FaceColor',[0 0 0]);
rectangle('Position',[265.625 -460.938 7.8125 7.8125], 'FaceColor',[1 1 1]);
rectangle('Position',[273.438 -460.938 7.8125 7.8125], 'FaceColor',[0 0 0]);
rectangle('Position',[265.625 -468.75 7.8125 7.8125], 'FaceColor',[1 1 1]);
rectangle('Position',[273.438 -468.75 7.8125 7.8125], 'FaceColor',[0 0 0]);
rectangle('Position',[265.625 -476.562 7.8125 7.8125], 'FaceColor',[1 1 1]);
rectangle('Position',[273.438 -476.562 7.8125 7.8125], 'FaceColor',[0 0 0]);
rectangle('Position',[265.625 -484.375 7.8125 7.8125], 'FaceColor',[1 1 1]);
rectangle('Position',[273.438 -484.375 7.8125 7.8125], 'FaceColor',[0 0 0]);
X=[466.667,466.667,406.25,390.625,390.625,375,375,250,250,234.375,234.375,218.75,187.5,187.5,125,125,93.75,62.5,62.5,33.3333];
Y=[-466.667,-466.667,-406.25,-390.625,-390.625,-375,-375,-281.25,-281.25,-265.625,-265.625,-250,-218.75,-218.75,-125,-125,-93.75,-62.5,-62.5,-33.3333];
hold on;
plot(X,Y,'r');
legend('1759.74','Location','southoutside');
